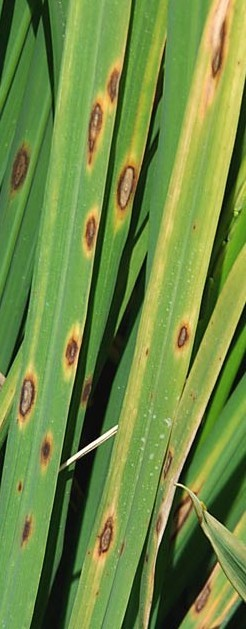
#> input picture DiseaseExampleImages/Brownspot/brownspot8.jpg, 246 x 629 px
$ python blastsegm.py   (Python 2 division)   (older library calls are emulated)
#> lines starting #> are read from the running program, lines starting #| are printed output that depends on the picture; after the words box and inside, x2 and y2 are one past the last pixel; in counts of white or black regions, pixels touching at a corner belong together

import numpy as np
import cv2
import matplotlib.pyplot as plt


img=cv2.imread('brownspot8.jpg')
#> img is the input picture: shape (629, 246, 3); mean B, G, R 67.2, 137.4, 111.2
rgb=cv2.cvtColor(img,cv2.COLOR_BGR2RGB)
gray=cv2.cvtColor(rgb,cv2.COLOR_RGB2GRAY)
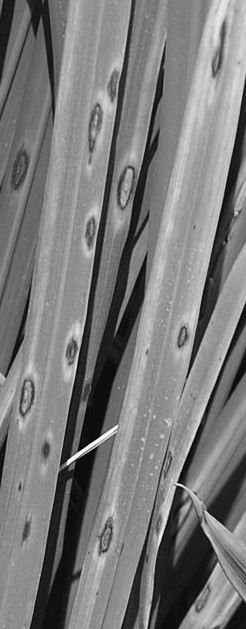
#> gray: shape (629, 246); min 0, max 254, mean 121.5

h,w=gray.shape
#> h = 629; w = 246

back=np.zeros((h,w),np.uint8)


ret,thresh=cv2.threshold(gray,180,255,cv2.THRESH_BINARY_INV)
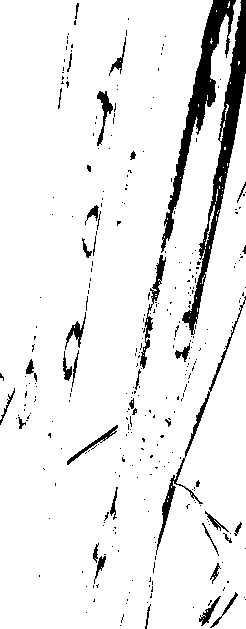
#> thresh: shape (629, 246); 92.3% white; 318 black regions (278 under 20 px)

largest_coutour_index=0
largest_area=0

img1,contours,hierarchy=cv2.findContours(thresh,cv2.RETR_EXTERNAL,cv2.CHAIN_APPROX_SIMPLE)
#> contours = 36 contours, 34 with area under 20; largest, box (x1, y1, x2, y2) and area: (0, 0, 246, 629) 145974, (205, 205, 215, 246) 38

for i in range(len(contours)):
	a=cv2.contourArea(contours[i],0)
	if(a>largest_area):
		largest_area=a
		largest_coutour_index=i
#> this loop made 36 passes
#> (a, largest_area) on passes 14, 36: (37.5, 37.5), (145974.5, 145974.5)
#> a on passes 1, 2, 3, 4, 5, 7: 0, 0, 0, 0, 0, 0
#> after the loop, largest_area = 145974.5; largest_coutour_index = 35

print a
#| 145974.5
print largest_coutour_index
#| 35


cv2.drawContours(back,contours,largest_coutour_index,(255,255,255),cv2.FILLED,8,hierarchy)
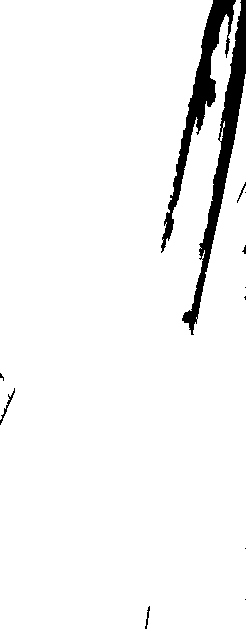
#> back: shape (629, 246); 95.4% white; 12 black regions (7 under 20 px), largest, box (x1, y1, x2, y2) and area: (182, 0, 246, 335) 3704, (161, 0, 236, 253) 3262, (0, 388, 15, 425) 85, (145, 606, 150, 629) 43, (237, 182, 246, 203) 36

dilation_size=2
element=cv2.getStructuringElement( cv2.MORPH_RECT,
( 2*dilation_size + 1, 2*dilation_size+1 ),
  ( dilation_size, dilation_size ) )

cv2.erode(back,back,element)

hsv=cv2.cvtColor(img,cv2.COLOR_BGR2HSV)
#> hsv: shape (629, 246, 3); mean H, S, V 43.1, 137.9, 140.3
hsv_thr=cv2.inRange(hsv,(21,0,0),(255,255,255))
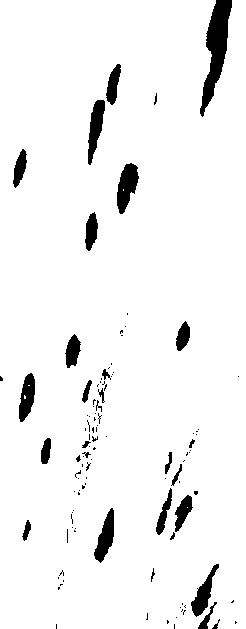
#> hsv_thr: shape (629, 246); 94.7% white; 110 black regions (80 under 20 px), largest, box (x1, y1, x2, y2) and area: (200, 0, 232, 117) 1660, (117, 163, 139, 214) 688, (88, 100, 105, 165) 606
dst=cv2.bitwise_not(hsv_thr, back);

plt.subplot(1,2,1)
plt.imshow(rgb,cmap='gray')
plt.xticks([])
plt.yticks([])

plt.subplot(1,2,2)
plt.imshow(back,cmap='gray')
plt.xticks([])
plt.yticks([])
plt.show()
